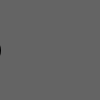
Frame 1 (no input)
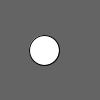
Frame 60 (the mouse pressed at the canvas centre just before this capture)
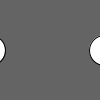
Frame 120 (the mouse held since frame 60 and released just before this capture)

The Processing sketch that drew these frames (run headless with seeded random() and noise(); from frame 60 on, the mouse is pressed at the canvas centre):

// Processing sketch: c8Mtnex1
// ── c8Mtnex1.pde
int x, y, d;
void setup() {
  frameRate(60);
  initCircle();
}

void draw() {
  background(100);
  
  drawCircle();
  moveCircle();
  checkCircle();
}

void initCircle() {
  d = 30;
  x = -d/2;
  y = height/2;
}

void drawCircle() {
  ellipse(x, y, d, d);
}

void moveCircle() {
  x++;
}

void checkCircle(){
  int dist; //circle off screen
  
  if(x+d/2>width){  //the minute a pixel is off screen
    dist = (x+d/2)-width;  //how much is off screen is saved
    ellipse(dist-d, y, d, d);  //and drawn on the other side (-d bc centre is x)
  }
  if(x-d/2>width){
    x=0;  //once the cirlce has dissapeared, restart
  }
}
